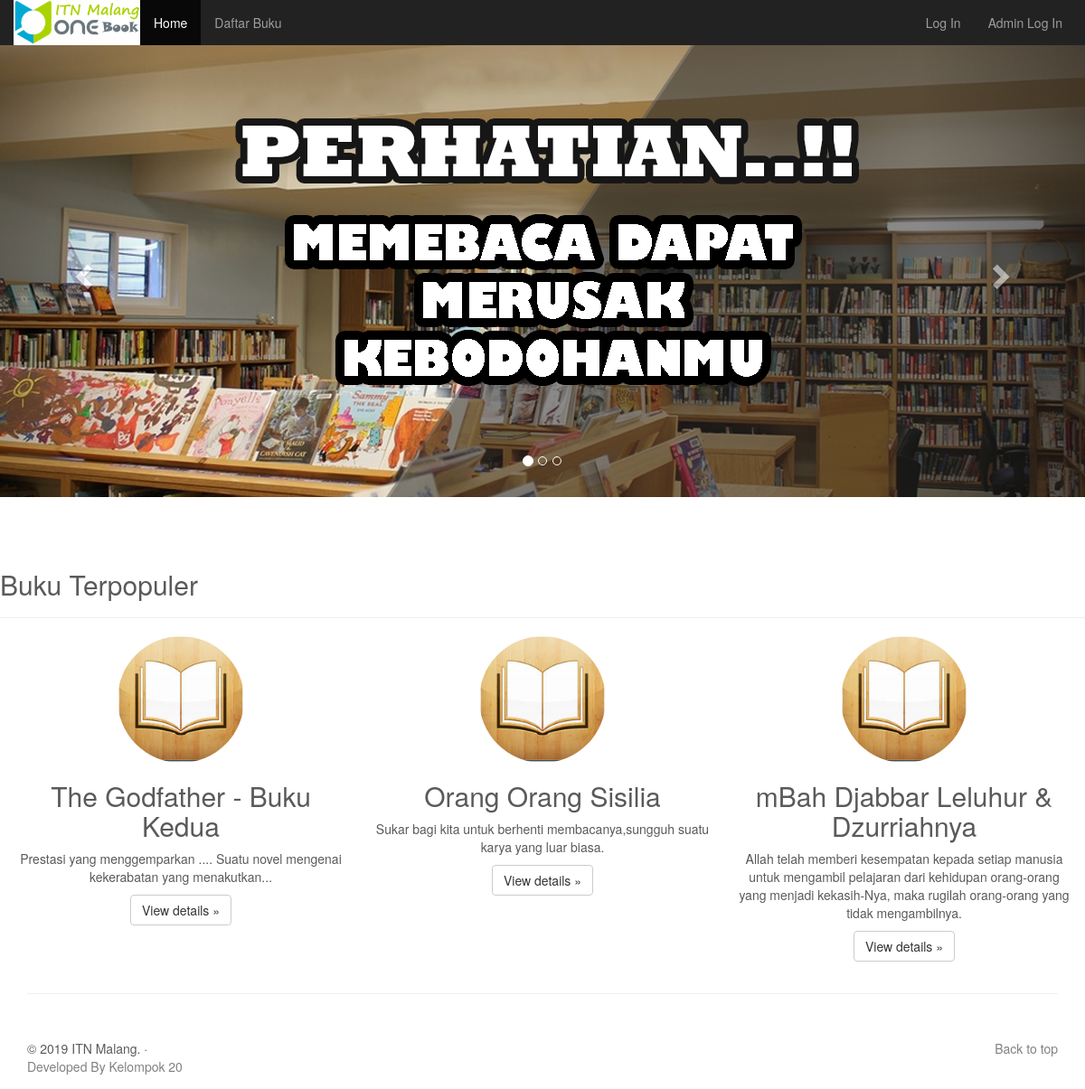
/web, run on the app's committed database.
### tables this page shows
CREATE TABLE IF NOT EXISTS `buku` (
  `kode_buku` varchar(7) NOT NULL,
  `kode_kategori` varchar(7) NOT NULL,
  `kode_penerbit` varchar(7) NOT NULL,
  `judul_buku` varchar(50) NOT NULL,
  `jumlah_buku` int(11) NOT NULL,
  `diskripsi` text NOT NULL,
  `pengarang` varchar(30) NOT NULL,
  `tahun_terbit` int(4) NOT NULL
);

### application/controllers/web.php (called while the page is built, shortened)
<?php
class web extends CI_Controller {
	public function __construct(){
		$this->load->model('m_buku');
		$this->load->model('m_kategori');
		$this->load->model('m_peminjamanonline');
		$this->load->model('m_peminjam');
		$this->load->model('m_kartu');
	}
	public function index()
	{
		$data['sql1'] = $this->m_buku->getbuku(3,0);
		$this->load->view('web/index.php',$data);
	}
}

### index.php (called while the page is built, shortened)
<?php
require_once BASEPATH.'core/CodeIgniter.php';

### application/models/m_buku.php (called while the page is built, shortened)
<?php
class m_buku extends CI_Model {
	public function getbuku($limit,$start)
	{
		return $this->db->get('buku',$limit, $start);
	}
}

### application/views/web/index.php (the view, shortened to what this page needs)
<?php
  $disstart = "<!--";
?>
<html>
<head>
  <link href="<?php echo base_url(); ?>assets/bootstrap/css/bootstrap.css" rel="stylesheet">
  <link href="<?php echo base_url(); ?>assets/bootstrap/css/web.css" rel="stylesheet">
  <link href="<?php echo base_url(); ?>assets/bootstrap/css/custom.css" rel="stylesheet">
  <link href="<?php echo base_url(); ?>assets/bootstrap/css/carousel.css" rel="stylesheet">
</head>
<body>
<div class="navbar-wrapper" style="margin-top:0;">
        <nav class="navbar navbar-inverse navbar-static-top" style="border-radius:0; margin-bottom:0; padding-top:0;">
          <div class="container" style="margin-right: 10px; overflow-x: hidden;">
            <div class="navbar-header">
              <img src="<?=base_url()?>assets/img/brand-2.png" alt="" width="140">
            </div>
            <div id="navbar" class="navbar-collapse collapse" style="border: none;">
              <ul class="nav navbar-nav">
                <li class="active"><a href="<?= base_url()?>web">Home</a></li>
                <li><a href="<?= base_url()?>web/daftar_buku">Daftar Buku</a></li>
              </ul>
              <ul class="nav navbar-nav navbar-right">
                <?php if(!empty($disstart)){ ?>
                <li><a href="<?= base_url()?>web/login">Log In</a></li>
                <li><a href="<?= base_url()?>app/login_admin">Admin Log In</a></li>
                <?php } ?>
              </ul>
            </div>
          </div>
        </nav>
</div>
    <div id="myCarousel" class="carousel slide" data-ride="carousel">
      <ol class="carousel-indicators">
        <li data-target="#myCarousel" data-slide-to="0" class="active"></li>
        <li data-target="#myCarousel" data-slide-to="1"></li>
        <li data-target="#myCarousel" data-slide-to="2"></li>
      </ol>
      <div class="carousel-inner" role="listbox">
        <div class="item active">
          <img class="first-slide" src="<?=base_url()?>assets/img/car1.png" alt="First slide">
        </div>
      </div>
      <a class="left carousel-control" href="#myCarousel" role="button" data-slide="prev">
        <span class="glyphicon glyphicon-chevron-left" aria-hidden="true"></span>
      </a>
      <a class="right carousel-control" href="#myCarousel" role="button" data-slide="next">
        <span class="glyphicon glyphicon-chevron-right" aria-hidden="true"></span>
      </a>
    </div>
    <div class="container marketing">
      <div class="row">
        <div class="row">
          <h2>Buku Terpopuler</h2>
          <hr>
        </div>
        <div class="row">
        <?php foreach ($sql1->result() as $obj1) { ?>
          <div class="col-lg-4">
            <img class="img-circle" src="<?=base_url()?>assets/img/ico-title.png" alt="" width="140" height="140">
            <h2><?=$obj1->judul_buku?></h2>
            <p><?=$obj1->diskripsi?></p>
            <p><a class="btn btn-default" href="#" role="button">View details &raquo;</a></p>
          </div>
        <?php } ?>
        </div>
      </div>
      <hr class="featurette-divider">
      <footer>
        <p class="pull-right"><a href="#">Back to top</a></p>
        <p>&copy; 2019 ITN Malang. &middot; <a href="#">Developed By Kelompok 20</a></p>
      </footer>
    </div>
</body>
</html>

### data on the page
buku: judul_buku "The Godfather - Buku Kedua", diskripsi "Prestasi yang menggemparkan .... Suatu novel mengenai kekerabatan yang menakutkan..."
buku: judul_buku "Orang Orang Sisilia", diskripsi "Sukar bagi kita untuk berhenti membacanya,sungguh suatu karya yang luar biasa."
buku: judul_buku "mBah Djabbar Leluhur & Dzurriahnya", diskripsi "Allah telah memberi kesempatan kepada setiap manusia untuk mengambil pelajaran dari kehidupan orang-orang yang menjadi kekasih-Nya, maka rugilah orang-orang yang tidak mengambilnya."
